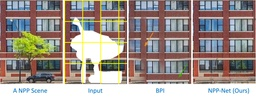
#> input picture teaser.jpg, 256 x 99 px, shrunk from 4189 x 1617 before the run
$ python -i blur_detection.py   (imports and definitions only)   (older library calls are emulated)
#> lines starting #> are read from the running program, lines starting #| are printed output that depends on the picture; after the words box and inside, x2 and y2 are one past the last pixel; in counts of white or black regions, pixels touching at a corner belong together
import cv2
import numpy as np
import scipy.ndimage as ndimage

def get_blur_degree(image_file, sv_num=10):
    img = cv2.imread(image_file,cv2.IMREAD_GRAYSCALE)
    u, s, v = np.linalg.svd(img)
    top_sv = np.sum(s[0:sv_num])
    total_sv = np.sum(s)
    return top_sv / total_sv


def get_blur_map(img, win_size=10, sv_num=3, thresh=50):
#> called with win_size = 10, sv_num = 3, thresh = 50
    img = cv2.cvtColor(img, cv2.COLOR_RGB2GRAY)
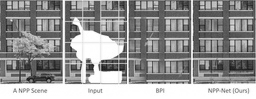
#> img: shape (99, 256); min 20, max 255, mean 149.2
    new_img = np.zeros((img.shape[0]+win_size*2, img.shape[1]+win_size*2))
    for i in range(new_img.shape[0]):
        for j in range(new_img.shape[1]):
            if i<win_size:
                p = win_size-i
            elif i>img.shape[0]+win_size-1:
                p = img.shape[0]*2-i
            else:
                p = i-win_size
            if j < win_size:
                q = win_size-j
            elif j > img.shape[1]+win_size-1:
                q = img.shape[1]*2-j
            else:
                q = j - win_size
            new_img[i, j] = img[p, q]
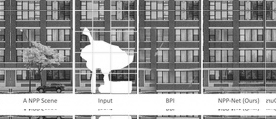
#> new_img: shape (119, 276) float64; min 20, max 255, mean 151.5

    blur_map = np.zeros((img.shape[0], img.shape[1]))
    max_sv = 0
    min_sv = 1
    for i in range(img.shape[0]):
        for j in range(img.shape[1]):
            block = new_img[i:i+win_size*2, j:j+win_size*2]
            u, s, v = np.linalg.svd(block)
            top_sv = np.sum(s[0:sv_num])
            total_sv = np.sum(s)
            sv_degree = top_sv/(total_sv+1e-6)
            if max_sv < sv_degree:
                max_sv = sv_degree
            if min_sv > sv_degree:
                min_sv = sv_degree
            blur_map[i, j] = sv_degree
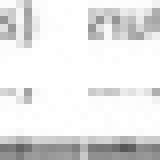
#> block: shape (20, 20) float64 (shown 8 times larger); min 86, max 255, mean 230
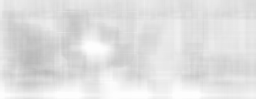
#> blur_map: shape (99, 256) float64; min 0.73, max 0.997, mean 0.879
#> after the loop, max_sv = 0.997; min_sv = 0.73

    blur_map = (blur_map-min_sv)/(max_sv-min_sv)
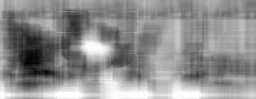
#> blur_map: shape (99, 256) float64; min 0, max 1, mean 0.56

    threshold = np.percentile(blur_map, thresh)
#> threshold = 0.56

    blur_map_binary = blur_map > threshold
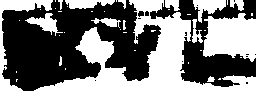
#> blur_map_binary: shape (99, 256) bool; 50% white; 42 white regions (28 under 20 px), largest, box (x1, y1, x2, y2) and area: (0, 0, 256, 99) 9015, (203, 13, 256, 62) 1946, (193, 0, 226, 23) 377

    blur_map_binary = ndimage.binary_erosion(blur_map_binary, iterations=20)
#> blur_map_binary: shape (99, 256) bool; every value is 0

    blur_map_binary = ndimage.binary_dilation(blur_map_binary, iterations=40)

    blur_map_binary = ~blur_map_binary
#> blur_map_binary: shape (99, 256) bool; every value is 1

    return blur_map, blur_map_binary.astype(np.float) * 255

>>> import cv2
>>> picture = cv2.cvtColor(cv2.imread('../teaser.jpg'), cv2.COLOR_BGR2RGB)
>>> result = get_blur_map(picture)
